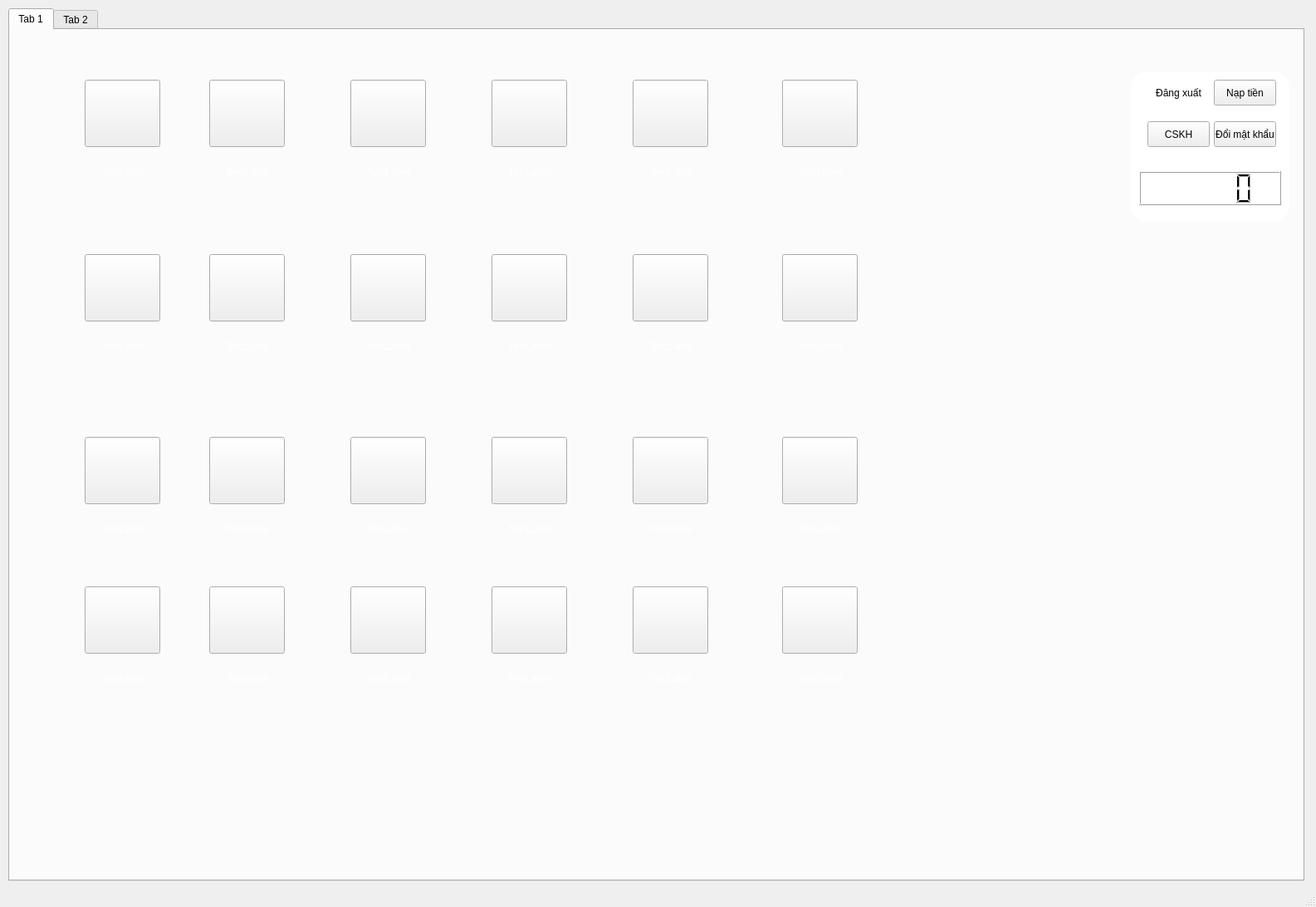
<?xml version="1.0" encoding="UTF-8"?>
<ui version="4.0">
 <class>MainWindow</class>
 <widget class="QMainWindow" name="MainWindow">
  <property name="geometry">
   <rect>
    <x>0</x>
    <y>0</y>
    <width>1585</width>
    <height>1092</height>
   </rect>
  </property>
  <property name="windowTitle">
   <string>MainWindow</string>
  </property>
  <widget class="QWidget" name="centralwidget">
   <widget class="QTabWidget" name="tabWidget">
    <property name="geometry">
     <rect>
      <x>10</x>
      <y>10</y>
      <width>1561</width>
      <height>1051</height>
     </rect>
    </property>
    <property name="currentIndex">
     <number>0</number>
    </property>
    <widget class="QWidget" name="tab">
     <attribute name="title">
      <string>Tab 1</string>
     </attribute>
     <widget class="QWidget" name="widget" native="true">
      <property name="geometry">
       <rect>
        <x>10</x>
        <y>10</y>
        <width>1551</width>
        <height>1001</height>
       </rect>
      </property>
      <widget class="QLabel" name="label">
       <property name="geometry">
        <rect>
         <x>0</x>
         <y>10</y>
         <width>1541</width>
         <height>991</height>
        </rect>
       </property>
       <property name="styleSheet">
        <string notr="true">background-image: url(:/images/theme.jpg);
border-radius:20px
</string>
       </property>
       <property name="text">
        <string/>
       </property>
      </widget>
      <widget class="QPushButton" name="pushButton_2">
       <property name="geometry">
        <rect>
         <x>1360</x>
         <y>50</y>
         <width>75</width>
         <height>31</height>
        </rect>
       </property>
       <property name="styleSheet">
        <string notr="true">border-radius:20px</string>
       </property>
       <property name="text">
        <string>Đăng xuất</string>
       </property>
      </widget>
      <widget class="QPushButton" name="pushButton">
       <property name="geometry">
        <rect>
         <x>1440</x>
         <y>50</y>
         <width>75</width>
         <height>31</height>
        </rect>
       </property>
       <property name="text">
        <string>Nạp tiền</string>
       </property>
      </widget>
      <widget class="QLCDNumber" name="lcdNumber">
       <property name="geometry">
        <rect>
         <x>1350</x>
         <y>160</y>
         <width>171</width>
         <height>41</height>
        </rect>
       </property>
      </widget>
      <widget class="QLabel" name="label_2">
       <property name="geometry">
        <rect>
         <x>1340</x>
         <y>40</y>
         <width>191</width>
         <height>181</height>
        </rect>
       </property>
       <property name="styleSheet">
        <string notr="true">background-color:rgb(255, 255, 255);
border-radius:20px</string>
       </property>
       <property name="text">
        <string/>
       </property>
      </widget>
      <widget class="QPushButton" name="pushButton_3">
       <property name="geometry">
        <rect>
         <x>1440</x>
         <y>100</y>
         <width>75</width>
         <height>31</height>
        </rect>
       </property>
       <property name="text">
        <string>Đổi mật khẩu</string>
       </property>
      </widget>
      <widget class="QPushButton" name="pushButton_4">
       <property name="geometry">
        <rect>
         <x>1360</x>
         <y>100</y>
         <width>75</width>
         <height>31</height>
        </rect>
       </property>
       <property name="text">
        <string>CSKH</string>
       </property>
      </widget>
      <widget class="QPushButton" name="pushButton_5">
       <property name="geometry">
        <rect>
         <x>80</x>
         <y>50</y>
         <width>91</width>
         <height>81</height>
        </rect>
       </property>
       <property name="maximumSize">
        <size>
         <width>91</width>
         <height>16777215</height>
        </size>
       </property>
       <property name="styleSheet">
        <string notr="true">border-image: url(:/PNG/PNG/A Valley Without Wind 2, v1.png);</string>
       </property>
       <property name="text">
        <string/>
       </property>
      </widget>
      <widget class="QLabel" name="label_3">
       <property name="geometry">
        <rect>
         <x>90</x>
         <y>140</y>
         <width>71</width>
         <height>41</height>
        </rect>
       </property>
       <property name="styleSheet">
        <string notr="true">color:rgb(255, 255, 255)</string>
       </property>
       <property name="text">
        <string>TextLabel</string>
       </property>
       <property name="alignment">
        <set>Qt::AlignCenter</set>
       </property>
      </widget>
      <widget class="QPushButton" name="pushButton_6">
       <property name="geometry">
        <rect>
         <x>230</x>
         <y>50</y>
         <width>91</width>
         <height>81</height>
        </rect>
       </property>
       <property name="styleSheet">
        <string notr="true">border-image:url(:/PNG/PNG/A Valley Without Wind 2, v2.png)</string>
       </property>
       <property name="text">
        <string/>
       </property>
      </widget>
      <widget class="QLabel" name="label_4">
       <property name="geometry">
        <rect>
         <x>240</x>
         <y>140</y>
         <width>71</width>
         <height>41</height>
        </rect>
       </property>
       <property name="styleSheet">
        <string notr="true">color:rgb(255, 255, 255)</string>
       </property>
       <property name="text">
        <string>TextLabel</string>
       </property>
       <property name="alignment">
        <set>Qt::AlignCenter</set>
       </property>
      </widget>
      <widget class="QPushButton" name="pushButton_7">
       <property name="geometry">
        <rect>
         <x>400</x>
         <y>50</y>
         <width>91</width>
         <height>81</height>
        </rect>
       </property>
       <property name="styleSheet">
        <string notr="true">border-image:url(:/PNG/PNG/AI War - Fleet Command.png)</string>
       </property>
       <property name="text">
        <string/>
       </property>
      </widget>
      <widget class="QLabel" name="label_5">
       <property name="geometry">
        <rect>
         <x>410</x>
         <y>140</y>
         <width>71</width>
         <height>41</height>
        </rect>
       </property>
       <property name="styleSheet">
        <string notr="true">color:rgb(255, 255, 255)</string>
       </property>
       <property name="text">
        <string>TextLabel</string>
       </property>
       <property name="alignment">
        <set>Qt::AlignCenter</set>
       </property>
      </widget>
      <widget class="QPushButton" name="pushButton_8">
       <property name="geometry">
        <rect>
         <x>570</x>
         <y>50</y>
         <width>91</width>
         <height>81</height>
        </rect>
       </property>
       <property name="styleSheet">
        <string notr="true">border-image:url(:/PNG/PNG/Dawnstar.png)</string>
       </property>
       <property name="text">
        <string/>
       </property>
      </widget>
      <widget class="QLabel" name="label_6">
       <property name="geometry">
        <rect>
         <x>580</x>
         <y>140</y>
         <width>71</width>
         <height>41</height>
        </rect>
       </property>
       <property name="styleSheet">
        <string notr="true">color:rgb(255, 255, 255)</string>
       </property>
       <property name="text">
        <string>TextLabel</string>
       </property>
       <property name="alignment">
        <set>Qt::AlignCenter</set>
       </property>
      </widget>
      <widget class="QPushButton" name="pushButton_9">
       <property name="geometry">
        <rect>
         <x>740</x>
         <y>50</y>
         <width>91</width>
         <height>81</height>
        </rect>
       </property>
       <property name="styleSheet">
        <string notr="true">border-image:url(:/PNG/PNG/English Country Tune, v1.png)</string>
       </property>
       <property name="text">
        <string/>
       </property>
      </widget>
      <widget class="QLabel" name="label_7">
       <property name="geometry">
        <rect>
         <x>750</x>
         <y>140</y>
         <width>71</width>
         <height>41</height>
        </rect>
       </property>
       <property name="styleSheet">
        <string notr="true">color:rgb(255, 255, 255)</string>
       </property>
       <property name="text">
        <string>TextLabel</string>
       </property>
       <property name="alignment">
        <set>Qt::AlignCenter</set>
       </property>
      </widget>
      <widget class="QPushButton" name="pushButton_10">
       <property name="geometry">
        <rect>
         <x>920</x>
         <y>50</y>
         <width>91</width>
         <height>81</height>
        </rect>
       </property>
       <property name="styleSheet">
        <string notr="true">border-image:url(:/PNG/PNG/English Country Tune, v2.png)</string>
       </property>
       <property name="text">
        <string/>
       </property>
      </widget>
      <widget class="QLabel" name="label_8">
       <property name="geometry">
        <rect>
         <x>930</x>
         <y>140</y>
         <width>71</width>
         <height>41</height>
        </rect>
       </property>
       <property name="styleSheet">
        <string notr="true">color:rgb(255, 255, 255)</string>
       </property>
       <property name="text">
        <string>TextLabel</string>
       </property>
       <property name="alignment">
        <set>Qt::AlignCenter</set>
       </property>
      </widget>
      <widget class="QPushButton" name="pushButton_11">
       <property name="geometry">
        <rect>
         <x>920</x>
         <y>260</y>
         <width>91</width>
         <height>81</height>
        </rect>
       </property>
       <property name="text">
        <string/>
       </property>
      </widget>
      <widget class="QLabel" name="label_9">
       <property name="geometry">
        <rect>
         <x>240</x>
         <y>350</y>
         <width>71</width>
         <height>41</height>
        </rect>
       </property>
       <property name="styleSheet">
        <string notr="true">color:rgb(255, 255, 255)</string>
       </property>
       <property name="text">
        <string>TextLabel</string>
       </property>
       <property name="alignment">
        <set>Qt::AlignCenter</set>
       </property>
      </widget>
      <widget class="QPushButton" name="pushButton_12">
       <property name="geometry">
        <rect>
         <x>80</x>
         <y>260</y>
         <width>91</width>
         <height>81</height>
        </rect>
       </property>
       <property name="text">
        <string/>
       </property>
      </widget>
      <widget class="QLabel" name="label_10">
       <property name="geometry">
        <rect>
         <x>580</x>
         <y>350</y>
         <width>71</width>
         <height>41</height>
        </rect>
       </property>
       <property name="styleSheet">
        <string notr="true">color:rgb(255, 255, 255)</string>
       </property>
       <property name="text">
        <string>TextLabel</string>
       </property>
       <property name="alignment">
        <set>Qt::AlignCenter</set>
       </property>
      </widget>
      <widget class="QLabel" name="label_11">
       <property name="geometry">
        <rect>
         <x>750</x>
         <y>350</y>
         <width>71</width>
         <height>41</height>
        </rect>
       </property>
       <property name="styleSheet">
        <string notr="true">color:rgb(255, 255, 255)</string>
       </property>
       <property name="text">
        <string>TextLabel</string>
       </property>
       <property name="alignment">
        <set>Qt::AlignCenter</set>
       </property>
      </widget>
      <widget class="QPushButton" name="pushButton_13">
       <property name="geometry">
        <rect>
         <x>230</x>
         <y>260</y>
         <width>91</width>
         <height>81</height>
        </rect>
       </property>
       <property name="text">
        <string/>
       </property>
      </widget>
      <widget class="QPushButton" name="pushButton_14">
       <property name="geometry">
        <rect>
         <x>570</x>
         <y>260</y>
         <width>91</width>
         <height>81</height>
        </rect>
       </property>
       <property name="text">
        <string/>
       </property>
      </widget>
      <widget class="QPushButton" name="pushButton_15">
       <property name="geometry">
        <rect>
         <x>740</x>
         <y>260</y>
         <width>91</width>
         <height>81</height>
        </rect>
       </property>
       <property name="text">
        <string/>
       </property>
      </widget>
      <widget class="QLabel" name="label_12">
       <property name="geometry">
        <rect>
         <x>90</x>
         <y>350</y>
         <width>71</width>
         <height>41</height>
        </rect>
       </property>
       <property name="styleSheet">
        <string notr="true">color:rgb(255, 255, 255)</string>
       </property>
       <property name="text">
        <string>TextLabel</string>
       </property>
       <property name="alignment">
        <set>Qt::AlignCenter</set>
       </property>
      </widget>
      <widget class="QPushButton" name="pushButton_16">
       <property name="geometry">
        <rect>
         <x>400</x>
         <y>260</y>
         <width>91</width>
         <height>81</height>
        </rect>
       </property>
       <property name="text">
        <string/>
       </property>
      </widget>
      <widget class="QLabel" name="label_13">
       <property name="geometry">
        <rect>
         <x>410</x>
         <y>350</y>
         <width>71</width>
         <height>41</height>
        </rect>
       </property>
       <property name="styleSheet">
        <string notr="true">color:rgb(255, 255, 255)</string>
       </property>
       <property name="text">
        <string>TextLabel</string>
       </property>
       <property name="alignment">
        <set>Qt::AlignCenter</set>
       </property>
      </widget>
      <widget class="QLabel" name="label_14">
       <property name="geometry">
        <rect>
         <x>930</x>
         <y>350</y>
         <width>71</width>
         <height>41</height>
        </rect>
       </property>
       <property name="styleSheet">
        <string notr="true">color:rgb(255, 255, 255)</string>
       </property>
       <property name="text">
        <string>TextLabel</string>
       </property>
       <property name="alignment">
        <set>Qt::AlignCenter</set>
       </property>
      </widget>
      <widget class="QPushButton" name="pushButton_17">
       <property name="geometry">
        <rect>
         <x>920</x>
         <y>480</y>
         <width>91</width>
         <height>81</height>
        </rect>
       </property>
       <property name="text">
        <string/>
       </property>
      </widget>
      <widget class="QLabel" name="label_15">
       <property name="geometry">
        <rect>
         <x>240</x>
         <y>570</y>
         <width>71</width>
         <height>41</height>
        </rect>
       </property>
       <property name="styleSheet">
        <string notr="true">color:rgb(255, 255, 255)</string>
       </property>
       <property name="text">
        <string>TextLabel</string>
       </property>
       <property name="alignment">
        <set>Qt::AlignCenter</set>
       </property>
      </widget>
      <widget class="QPushButton" name="pushButton_18">
       <property name="geometry">
        <rect>
         <x>80</x>
         <y>480</y>
         <width>91</width>
         <height>81</height>
        </rect>
       </property>
       <property name="text">
        <string/>
       </property>
      </widget>
      <widget class="QLabel" name="label_16">
       <property name="geometry">
        <rect>
         <x>580</x>
         <y>570</y>
         <width>71</width>
         <height>41</height>
        </rect>
       </property>
       <property name="styleSheet">
        <string notr="true">color:rgb(255, 255, 255)</string>
       </property>
       <property name="text">
        <string>TextLabel</string>
       </property>
       <property name="alignment">
        <set>Qt::AlignCenter</set>
       </property>
      </widget>
      <widget class="QLabel" name="label_17">
       <property name="geometry">
        <rect>
         <x>750</x>
         <y>570</y>
         <width>71</width>
         <height>41</height>
        </rect>
       </property>
       <property name="styleSheet">
        <string notr="true">color:rgb(255, 255, 255)</string>
       </property>
       <property name="text">
        <string>TextLabel</string>
       </property>
       <property name="alignment">
        <set>Qt::AlignCenter</set>
       </property>
      </widget>
      <widget class="QPushButton" name="pushButton_19">
       <property name="geometry">
        <rect>
         <x>230</x>
         <y>480</y>
         <width>91</width>
         <height>81</height>
        </rect>
       </property>
       <property name="text">
        <string/>
       </property>
      </widget>
      <widget class="QPushButton" name="pushButton_20">
       <property name="geometry">
        <rect>
         <x>570</x>
         <y>480</y>
         <width>91</width>
         <height>81</height>
        </rect>
       </property>
       <property name="text">
        <string/>
       </property>
      </widget>
      <widget class="QPushButton" name="pushButton_21">
       <property name="geometry">
        <rect>
         <x>740</x>
         <y>480</y>
         <width>91</width>
         <height>81</height>
        </rect>
       </property>
       <property name="text">
        <string/>
       </property>
      </widget>
      <widget class="QLabel" name="label_18">
       <property name="geometry">
        <rect>
         <x>90</x>
         <y>570</y>
         <width>71</width>
         <height>41</height>
        </rect>
       </property>
       <property name="styleSheet">
        <string notr="true">color:rgb(255, 255, 255)</string>
       </property>
       <property name="text">
        <string>TextLabel</string>
       </property>
       <property name="alignment">
        <set>Qt::AlignCenter</set>
       </property>
      </widget>
      <widget class="QPushButton" name="pushButton_22">
       <property name="geometry">
        <rect>
         <x>400</x>
         <y>480</y>
         <width>91</width>
         <height>81</height>
        </rect>
       </property>
       <property name="text">
        <string/>
       </property>
      </widget>
      <widget class="QLabel" name="label_19">
       <property name="geometry">
        <rect>
         <x>410</x>
         <y>570</y>
         <width>71</width>
         <height>41</height>
        </rect>
       </property>
       <property name="styleSheet">
        <string notr="true">color:rgb(255, 255, 255)</string>
       </property>
       <property name="text">
        <string>TextLabel</string>
       </property>
       <property name="alignment">
        <set>Qt::AlignCenter</set>
       </property>
      </widget>
      <widget class="QLabel" name="label_20">
       <property name="geometry">
        <rect>
         <x>930</x>
         <y>570</y>
         <width>71</width>
         <height>41</height>
        </rect>
       </property>
       <property name="styleSheet">
        <string notr="true">color:rgb(255, 255, 255)</string>
       </property>
       <property name="text">
        <string>TextLabel</string>
       </property>
       <property name="alignment">
        <set>Qt::AlignCenter</set>
       </property>
      </widget>
      <widget class="QPushButton" name="pushButton_23">
       <property name="geometry">
        <rect>
         <x>920</x>
         <y>660</y>
         <width>91</width>
         <height>81</height>
        </rect>
       </property>
       <property name="text">
        <string/>
       </property>
      </widget>
      <widget class="QLabel" name="label_21">
       <property name="geometry">
        <rect>
         <x>240</x>
         <y>750</y>
         <width>71</width>
         <height>41</height>
        </rect>
       </property>
       <property name="styleSheet">
        <string notr="true">color:rgb(255, 255, 255)</string>
       </property>
       <property name="text">
        <string>TextLabel</string>
       </property>
       <property name="alignment">
        <set>Qt::AlignCenter</set>
       </property>
      </widget>
      <widget class="QPushButton" name="pushButton_24">
       <property name="geometry">
        <rect>
         <x>80</x>
         <y>660</y>
         <width>91</width>
         <height>81</height>
        </rect>
       </property>
       <property name="text">
        <string/>
       </property>
      </widget>
      <widget class="QLabel" name="label_22">
       <property name="geometry">
        <rect>
         <x>580</x>
         <y>750</y>
         <width>71</width>
         <height>41</height>
        </rect>
       </property>
       <property name="styleSheet">
        <string notr="true">color:rgb(255, 255, 255)</string>
       </property>
       <property name="text">
        <string>TextLabel</string>
       </property>
       <property name="alignment">
        <set>Qt::AlignCenter</set>
       </property>
      </widget>
      <widget class="QLabel" name="label_23">
       <property name="geometry">
        <rect>
         <x>750</x>
         <y>750</y>
         <width>71</width>
         <height>41</height>
        </rect>
       </property>
       <property name="styleSheet">
        <string notr="true">color:rgb(255, 255, 255)</string>
       </property>
       <property name="text">
        <string>TextLabel</string>
       </property>
       <property name="alignment">
        <set>Qt::AlignCenter</set>
       </property>
      </widget>
      <widget class="QPushButton" name="pushButton_25">
       <property name="geometry">
        <rect>
         <x>230</x>
         <y>660</y>
         <width>91</width>
         <height>81</height>
        </rect>
       </property>
       <property name="text">
        <string/>
       </property>
      </widget>
      <widget class="QPushButton" name="pushButton_26">
       <property name="geometry">
        <rect>
         <x>570</x>
         <y>660</y>
         <width>91</width>
         <height>81</height>
        </rect>
       </property>
       <property name="text">
        <string/>
       </property>
      </widget>
      <widget class="QPushButton" name="pushButton_27">
       <property name="geometry">
        <rect>
         <x>740</x>
         <y>660</y>
         <width>91</width>
         <height>81</height>
        </rect>
       </property>
       <property name="text">
        <string/>
       </property>
      </widget>
      <widget class="QLabel" name="label_24">
       <property name="geometry">
        <rect>
         <x>90</x>
         <y>750</y>
         <width>71</width>
         <height>41</height>
        </rect>
       </property>
       <property name="styleSheet">
        <string notr="true">color:rgb(255, 255, 255)</string>
       </property>
       <property name="text">
        <string>TextLabel</string>
       </property>
       <property name="alignment">
        <set>Qt::AlignCenter</set>
       </property>
      </widget>
      <widget class="QPushButton" name="pushButton_28">
       <property name="geometry">
        <rect>
         <x>400</x>
         <y>660</y>
         <width>91</width>
         <height>81</height>
        </rect>
       </property>
       <property name="text">
        <string/>
       </property>
      </widget>
      <widget class="QLabel" name="label_25">
       <property name="geometry">
        <rect>
         <x>410</x>
         <y>750</y>
         <width>71</width>
         <height>41</height>
        </rect>
       </property>
       <property name="styleSheet">
        <string notr="true">color:rgb(255, 255, 255)</string>
       </property>
       <property name="text">
        <string>TextLabel</string>
       </property>
       <property name="alignment">
        <set>Qt::AlignCenter</set>
       </property>
      </widget>
      <widget class="QLabel" name="label_26">
       <property name="geometry">
        <rect>
         <x>930</x>
         <y>750</y>
         <width>71</width>
         <height>41</height>
        </rect>
       </property>
       <property name="styleSheet">
        <string notr="true">color:rgb(255, 255, 255)</string>
       </property>
       <property name="text">
        <string>TextLabel</string>
       </property>
       <property name="alignment">
        <set>Qt::AlignCenter</set>
       </property>
      </widget>
      <zorder>label</zorder>
      <zorder>label_2</zorder>
      <zorder>pushButton</zorder>
      <zorder>pushButton_2</zorder>
      <zorder>lcdNumber</zorder>
      <zorder>pushButton_3</zorder>
      <zorder>pushButton_4</zorder>
      <zorder>pushButton_5</zorder>
      <zorder>label_3</zorder>
      <zorder>pushButton_6</zorder>
      <zorder>label_4</zorder>
      <zorder>pushButton_7</zorder>
      <zorder>label_5</zorder>
      <zorder>pushButton_8</zorder>
      <zorder>label_6</zorder>
      <zorder>pushButton_9</zorder>
      <zorder>label_7</zorder>
      <zorder>pushButton_10</zorder>
      <zorder>label_8</zorder>
      <zorder>pushButton_11</zorder>
      <zorder>label_9</zorder>
      <zorder>pushButton_12</zorder>
      <zorder>label_10</zorder>
      <zorder>label_11</zorder>
      <zorder>pushButton_13</zorder>
      <zorder>pushButton_14</zorder>
      <zorder>pushButton_15</zorder>
      <zorder>label_12</zorder>
      <zorder>pushButton_16</zorder>
      <zorder>label_13</zorder>
      <zorder>label_14</zorder>
      <zorder>pushButton_17</zorder>
      <zorder>label_15</zorder>
      <zorder>pushButton_18</zorder>
      <zorder>label_16</zorder>
      <zorder>label_17</zorder>
      <zorder>pushButton_19</zorder>
      <zorder>pushButton_20</zorder>
      <zorder>pushButton_21</zorder>
      <zorder>label_18</zorder>
      <zorder>pushButton_22</zorder>
      <zorder>label_19</zorder>
      <zorder>label_20</zorder>
      <zorder>pushButton_23</zorder>
      <zorder>label_21</zorder>
      <zorder>pushButton_24</zorder>
      <zorder>label_22</zorder>
      <zorder>label_23</zorder>
      <zorder>pushButton_25</zorder>
      <zorder>pushButton_26</zorder>
      <zorder>pushButton_27</zorder>
      <zorder>label_24</zorder>
      <zorder>pushButton_28</zorder>
      <zorder>label_25</zorder>
      <zorder>label_26</zorder>
     </widget>
    </widget>
    <widget class="QWidget" name="tab_2">
     <attribute name="title">
      <string>Tab 2</string>
     </attribute>
    </widget>
   </widget>
  </widget>
  <widget class="QMenuBar" name="menubar">
   <property name="geometry">
    <rect>
     <x>0</x>
     <y>0</y>
     <width>1585</width>
     <height>21</height>
    </rect>
   </property>
  </widget>
  <widget class="QStatusBar" name="statusbar"/>
 </widget>
 <resources>
  <include location="res.qrc"/>
 </resources>
 <connections/>
</ui>
